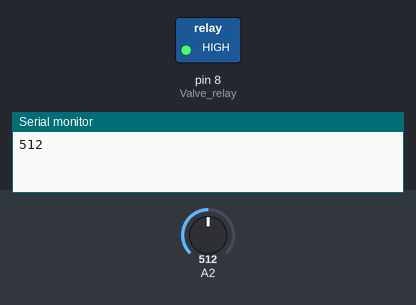
A sketch run on a simulated Arduino Uno, built with avr-gcc and run on an emulated ATmega328P. Parts: switched loads named in the sketch (green lamp = pin HIGH), the last lines printed to the serial monitor. The inputs (shaded band) are chosen by the test bench; at power-on: A2 = 512.

Above: at 2.5 s.
At 7.5 s:
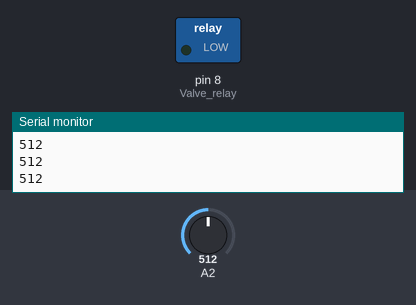
Timing chart, 0 to 13.0 s (numbered marks = the images above):
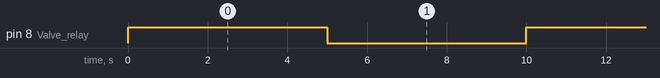

The sketch:

Read_Valve_Voltage.ino
```cpp
/******** Automtic Gardening *****************/
#include <Wire.h>                   //I2C Bus
#include <RTClib.h>                 //Real Time Clock
#include <SD.h>                     //SD Card
#include <LiquidCrystal_I2C.h>      // I2C Lcd Display
#include <dht.h>                    //DHT11 Humidity and Temperadure Sensor

#define deviceAddress 0x68
#define DHT11_PIN 7                 // Defines DHT11 pins

int Valve_relay = 8;


void setup() {
  pinMode(Valve_relay, OUTPUT);

  Serial.begin(9600);
}

void loop() {
  digitalWrite(Valve_relay, HIGH);
  delay(1000);
  Serial.println(analogRead(A2));
  delay(2000);
    Serial.println(analogRead(A2));
  delay(2000);
  digitalWrite(Valve_relay, LOW);
    delay(1000);
  Serial.println(analogRead(A2));
  delay(2000);
    Serial.println(analogRead(A2));
  delay(2000);

}
```

Measured:
- by itself, pin 8 (Valve_relay): alternates HIGH for 5.0 s and LOW for 5.0 s
